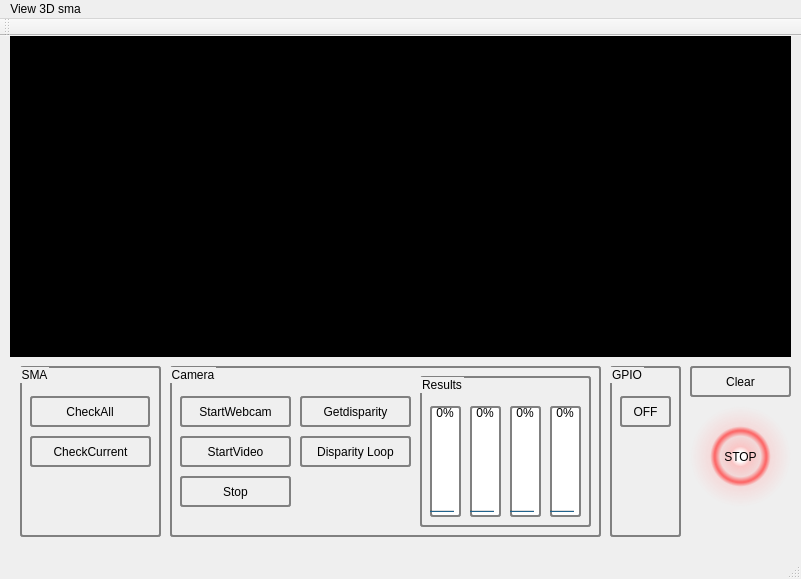
<?xml version="1.0" encoding="UTF-8"?>
<ui version="4.0">
 <class>MainWindow</class>
 <widget class="QMainWindow" name="MainWindow">
  <property name="geometry">
   <rect>
    <x>0</x>
    <y>0</y>
    <width>801</width>
    <height>579</height>
   </rect>
  </property>
  <property name="minimumSize">
   <size>
    <width>0</width>
    <height>0</height>
   </size>
  </property>
  <property name="maximumSize">
   <size>
    <width>1000</width>
    <height>1000</height>
   </size>
  </property>
  <property name="windowTitle">
   <string>View3D</string>
  </property>
  <property name="toolButtonStyle">
   <enum>Qt::ToolButtonTextOnly</enum>
  </property>
  <widget class="QWidget" name="centralWidget">
   <widget class="QTextBrowser" name="textBrowser">
    <property name="geometry">
     <rect>
      <x>10</x>
      <y>0</y>
      <width>781</width>
      <height>321</height>
     </rect>
    </property>
    <property name="styleSheet">
     <string notr="true">background-color: rgb(0, 0, 0);
color: rgb(8, 245, 25);</string>
    </property>
   </widget>
   <widget class="QPushButton" name="Clear">
    <property name="geometry">
     <rect>
      <x>690</x>
      <y>330</y>
      <width>101</width>
      <height>31</height>
     </rect>
    </property>
    <property name="styleSheet">
     <string notr="true">border: 2px solid gray;
border-radius: 3px;</string>
    </property>
    <property name="text">
     <string>Clear</string>
    </property>
   </widget>
   <widget class="QPushButton" name="STOP">
    <property name="geometry">
     <rect>
      <x>690</x>
      <y>370</y>
      <width>101</width>
      <height>101</height>
     </rect>
    </property>
    <property name="autoFillBackground">
     <bool>false</bool>
    </property>
    <property name="styleSheet">
     <string notr="true">background-color: qradialgradient(spread:pad, cx:0.5, cy:0.5, radius:0.5, fx:0.5, fy:0.5, stop:0 rgba(255, 255, 255, 255), stop:0.1 rgba(255, 255, 255, 255), stop:0.2 rgba(255, 176, 176, 167), stop:0.3 rgba(255, 151, 151, 92), stop:0.4 rgba(255, 125, 125, 51), stop:0.5 rgba(255, 76, 76, 205), stop:0.52 rgba(255, 76, 76, 205), stop:0.6 rgba(255, 180, 180, 84), stop:1 rgba(255, 255, 255, 0));

border: none;</string>
    </property>
    <property name="text">
     <string extracomment="Click to stop app">STOP</string>
    </property>
    <property name="checkable">
     <bool>false</bool>
    </property>
    <property name="flat">
     <bool>false</bool>
    </property>
   </widget>
   <widget class="QGroupBox" name="GPIO">
    <property name="geometry">
     <rect>
      <x>610</x>
      <y>330</y>
      <width>71</width>
      <height>171</height>
     </rect>
    </property>
    <property name="styleSheet">
     <string notr="true">border: 2px solid gray;
border-radius: 3px;</string>
    </property>
    <property name="title">
     <string>GPIO</string>
    </property>
    <property name="flat">
     <bool>false</bool>
    </property>
    <property name="checkable">
     <bool>false</bool>
    </property>
    <property name="checked">
     <bool>false</bool>
    </property>
    <widget class="QPushButton" name="GPIO_OFF">
     <property name="geometry">
      <rect>
       <x>10</x>
       <y>30</y>
       <width>51</width>
       <height>31</height>
      </rect>
     </property>
     <property name="text">
      <string>OFF</string>
     </property>
    </widget>
   </widget>
   <widget class="QGroupBox" name="Camera">
    <property name="geometry">
     <rect>
      <x>170</x>
      <y>330</y>
      <width>431</width>
      <height>171</height>
     </rect>
    </property>
    <property name="styleSheet">
     <string notr="true">border: 2px solid gray;
border-radius: 3px;</string>
    </property>
    <property name="title">
     <string>Camera</string>
    </property>
    <widget class="QPushButton" name="StartWebcam">
     <property name="geometry">
      <rect>
       <x>10</x>
       <y>30</y>
       <width>111</width>
       <height>31</height>
      </rect>
     </property>
     <property name="text">
      <string>StartWebcam</string>
     </property>
    </widget>
    <widget class="QPushButton" name="StartVideo">
     <property name="geometry">
      <rect>
       <x>10</x>
       <y>70</y>
       <width>111</width>
       <height>31</height>
      </rect>
     </property>
     <property name="text">
      <string>StartVideo</string>
     </property>
    </widget>
    <widget class="QPushButton" name="Stop">
     <property name="geometry">
      <rect>
       <x>10</x>
       <y>110</y>
       <width>111</width>
       <height>31</height>
      </rect>
     </property>
     <property name="text">
      <string>Stop</string>
     </property>
    </widget>
    <widget class="QPushButton" name="Getdisparity">
     <property name="geometry">
      <rect>
       <x>130</x>
       <y>30</y>
       <width>111</width>
       <height>31</height>
      </rect>
     </property>
     <property name="text">
      <string>Getdisparity</string>
     </property>
    </widget>
    <widget class="QPushButton" name="Disparity_loop">
     <property name="geometry">
      <rect>
       <x>130</x>
       <y>70</y>
       <width>111</width>
       <height>31</height>
      </rect>
     </property>
     <property name="text">
      <string>Disparity Loop</string>
     </property>
    </widget>
    <widget class="QGroupBox" name="groupBox">
     <property name="geometry">
      <rect>
       <x>250</x>
       <y>10</y>
       <width>171</width>
       <height>151</height>
      </rect>
     </property>
     <property name="title">
      <string>Results</string>
     </property>
     <widget class="QProgressBar" name="progressBar">
      <property name="geometry">
       <rect>
        <x>10</x>
        <y>30</y>
        <width>31</width>
        <height>111</height>
       </rect>
      </property>
      <property name="value">
       <number>0</number>
      </property>
      <property name="alignment">
       <set>Qt::AlignHCenter|Qt::AlignTop</set>
      </property>
      <property name="textVisible">
       <bool>true</bool>
      </property>
      <property name="orientation">
       <enum>Qt::Vertical</enum>
      </property>
     </widget>
     <widget class="QProgressBar" name="progressBar_2">
      <property name="geometry">
       <rect>
        <x>50</x>
        <y>30</y>
        <width>31</width>
        <height>111</height>
       </rect>
      </property>
      <property name="value">
       <number>0</number>
      </property>
      <property name="alignment">
       <set>Qt::AlignHCenter|Qt::AlignTop</set>
      </property>
      <property name="textVisible">
       <bool>true</bool>
      </property>
      <property name="orientation">
       <enum>Qt::Vertical</enum>
      </property>
     </widget>
     <widget class="QProgressBar" name="progressBar_3">
      <property name="geometry">
       <rect>
        <x>90</x>
        <y>30</y>
        <width>31</width>
        <height>111</height>
       </rect>
      </property>
      <property name="value">
       <number>0</number>
      </property>
      <property name="alignment">
       <set>Qt::AlignHCenter|Qt::AlignTop</set>
      </property>
      <property name="textVisible">
       <bool>true</bool>
      </property>
      <property name="orientation">
       <enum>Qt::Vertical</enum>
      </property>
     </widget>
     <widget class="QProgressBar" name="progressBar_4">
      <property name="geometry">
       <rect>
        <x>130</x>
        <y>30</y>
        <width>31</width>
        <height>111</height>
       </rect>
      </property>
      <property name="value">
       <number>0</number>
      </property>
      <property name="alignment">
       <set>Qt::AlignHCenter|Qt::AlignTop</set>
      </property>
      <property name="textVisible">
       <bool>true</bool>
      </property>
      <property name="orientation">
       <enum>Qt::Vertical</enum>
      </property>
     </widget>
    </widget>
   </widget>
   <widget class="QGroupBox" name="SMA">
    <property name="geometry">
     <rect>
      <x>20</x>
      <y>330</y>
      <width>141</width>
      <height>171</height>
     </rect>
    </property>
    <property name="styleSheet">
     <string notr="true">border: 2px solid gray;
border-radius: 3px;</string>
    </property>
    <property name="title">
     <string>SMA</string>
    </property>
    <widget class="QPushButton" name="CheckAll">
     <property name="geometry">
      <rect>
       <x>10</x>
       <y>30</y>
       <width>120</width>
       <height>31</height>
      </rect>
     </property>
     <property name="text">
      <string>CheckAll</string>
     </property>
    </widget>
    <widget class="QPushButton" name="CheckCurrent">
     <property name="geometry">
      <rect>
       <x>10</x>
       <y>70</y>
       <width>121</width>
       <height>31</height>
      </rect>
     </property>
     <property name="text">
      <string>CheckCurrent</string>
     </property>
    </widget>
   </widget>
  </widget>
  <widget class="QMenuBar" name="menuBar">
   <property name="geometry">
    <rect>
     <x>0</x>
     <y>0</y>
     <width>801</width>
     <height>27</height>
    </rect>
   </property>
   <widget class="QMenu" name="menuView_3D_sma">
    <property name="title">
     <string>View 3D sma</string>
    </property>
   </widget>
   <addaction name="menuView_3D_sma"/>
  </widget>
  <widget class="QStatusBar" name="statusBar"/>
  <widget class="QToolBar" name="mainToolBar">
   <attribute name="toolBarArea">
    <enum>TopToolBarArea</enum>
   </attribute>
   <attribute name="toolBarBreak">
    <bool>false</bool>
   </attribute>
  </widget>
 </widget>
 <layoutdefault spacing="6" margin="11"/>
 <resources/>
 <connections>
  <connection>
   <sender>STOP</sender>
   <signal>clicked()</signal>
   <receiver>MainWindow</receiver>
   <slot>close()</slot>
   <hints>
    <hint type="sourcelabel">
     <x>700</x>
     <y>355</y>
    </hint>
    <hint type="destinationlabel">
     <x>399</x>
     <y>199</y>
    </hint>
   </hints>
  </connection>
 </connections>
</ui>
